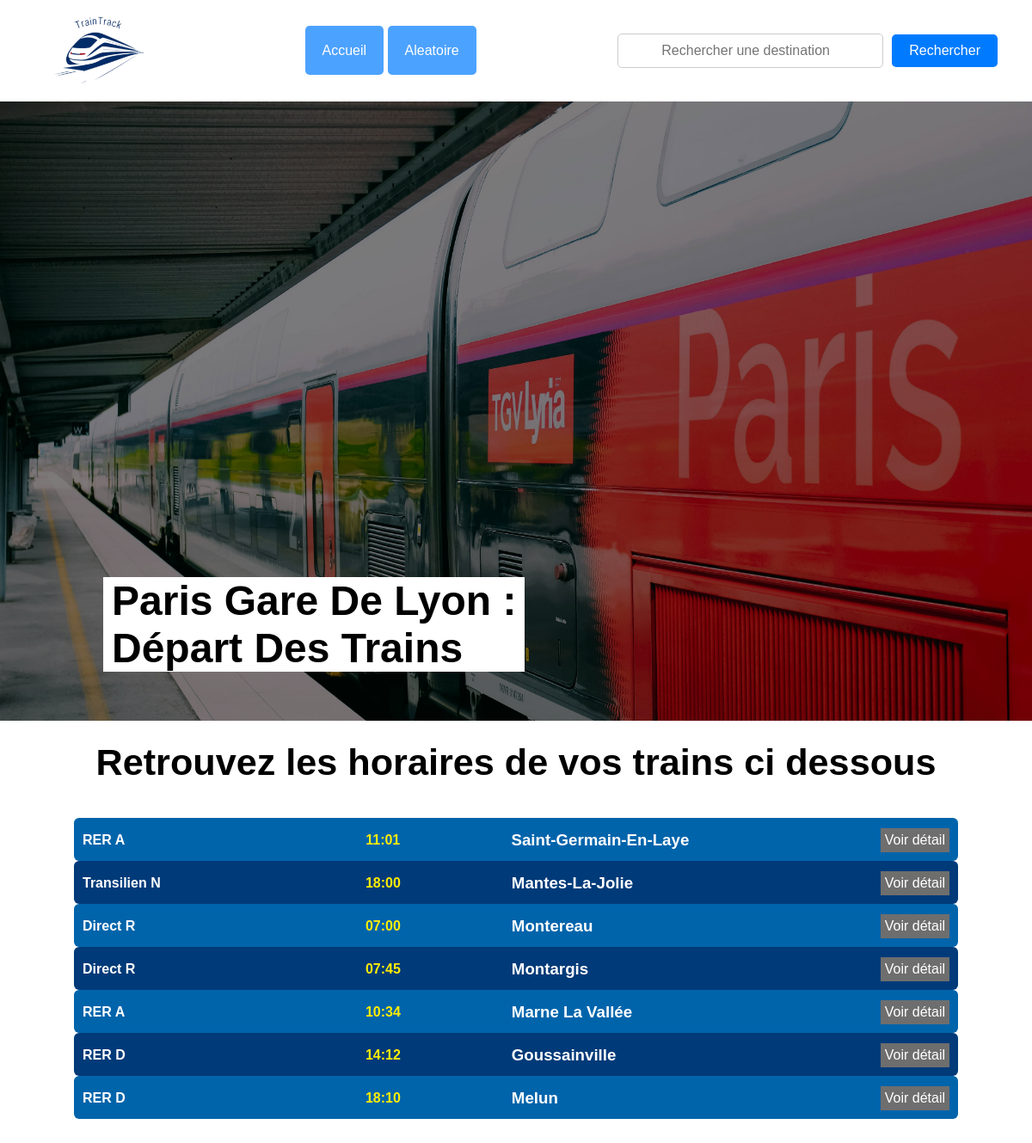
The page / on the database its author committed.
### traindetail/models.py (models this page shows, shortened)
class Train(models.Model):
    nom = models.CharField(max_length=100)
    slug = models.SlugField(max_length=128)
    ligne = models.CharField(max_length=100)
    type = models.CharField(max_length=50)
    heure_depart = models.TimeField()
    heure_arrivee = models.TimeField()
    duree_trajet = models.DurationField()
    destination = models.CharField(max_length=100)
    detail_trajet = models.ImageField(upload_to="detail", blank=True, null=True)

### traindetail/views.py (the view)
# urls.py: path('', index, name='index'),
def index(request):
    train = Train.objects.all()
    return render(request, 'traindetail/index.html', context={'train': train})

### traindetail/templates/traindetail/index.html
{% extends 'base.html' %}
{% block content %}
<main>
    <div class="home">
        <img src="/media/detail/bg.jpg" alt="">
        <h1>Paris Gare De Lyon : <br>Départ Des Trains</h1>
    </div>
    <h2>Retrouvez les horaires de vos trains ci dessous</h2>
    <div class="tableau">
        {% for train in train %}
        <div class="train">
            <h4>{{ train.nom }} {{ train.ligne }}</h4>
            <p>{{ train.heure_depart }}</p>
            <h3>{{ train.destination }}</h3>
            <a href="{% url 'train' train.slug %}">Voir détail</a>
        </div>
        {% endfor %}
    </div>
</main>
{% endblock %}

### templates/base.html (shortened to what this page needs)
{% load static %}
<!DOCTYPE html>
<html lang="en">
<head>
    <link rel="stylesheet" href="{% static 'css/styles.css' %}">
    <link rel="stylesheet" href="https://cdnjs.cloudflare.com/ajax/libs/font-awesome/6.5.2/css/all.min.css" />
</head>
<body>
<header>
    <a href="{% url 'index' %}">
        <img src="/media/detail/logo-django.png" alt="logo">
    </a>
    <nav>
        <a href="{% url 'index' %}">Accueil</a>
        <a href="{% url 'random_train' %}">Aleatoire</a>
    </nav>
    <form action="{% url 'destination_search' %}" method="GET">
        <input type="text" name="destination" placeholder="Rechercher une destination">
        <button type="submit">Rechercher</button>
    </form>
</header>
{% block content %}
{% endblock %}
</body>
</html>

### traindetail/static/css/styles.css (style rules this page uses)
:root { --font-default: 'Kumbh Sans', sans-serif; }
body { margin: 0; padding: 0; }
* { font-family: var(--font-default); margin: 0; padding: 0; }
header { padding: 0 40px; display: flex; justify-content: space-between; align-items: center; }
header nav a { text-decoration: none; color: white; background-color: rgba(0, 123, 255, 0.7); border-radius: 5px; font-weight: 400; font-size: 1rem; padding: 20px 20px; transition: .3s ease; }
header form { display: flex; align-items: center; }
header input[type="text"] { color: #000000; background-color: #ffffff; padding: 10px 50px; font-size: 16px; border: 1px solid #ccc; border-radius: 5px; }
header button { color: #ffffff; background-color: #007bff; padding: 10px 20px; font-size: 16px; border: none; border-radius: 5px; margin-left: 10px; cursor: pointer; }
header img { width: 150px; }
.home { width: 100%; }
.home img { width: 100%; height: 90vh; object-fit: cover; position: relative; filter: brightness(50%); }
.home h1 { position: absolute; top: 50%; left: 10%; background-color: white; padding: 0 10px; font-size: 3rem; }
main h2 { text-align: center; font-size: 2.7rem; margin: 20px; }
.tableau { padding: 20px; margin: 20px; }
.train { display: flex; justify-content: space-between; align-items: center; color: white; width: 90%; border-radius: 6px; text-align: left; margin: auto; padding: 10px; }
.train:nth-child(odd) { background-color: #0064AB; border-top: 2px solid #0064AB; }
.train:nth-child(even) { background-color: #003A79; border-top: 2px solid #003A79; }
.train h4 { width: 200px; }
.train p { color: #FFED04; font-weight: 800; }
.train h3 { width: 300px; }
.train a { text-decoration: none; background-color: rgb(110, 110, 110); color: white; padding: 5px; }

### rows shown on the page
Train: nom "RER", ligne "A", heure_depart "11:01", destination "Saint-Germain-En-Laye"
Train: nom "Transilien", ligne "N", heure_depart "18:00", destination "Mantes-La-Jolie"
Train: nom "Direct", ligne "R", heure_depart "07:00", destination "Montereau"
Train: nom "Direct", ligne "R", heure_depart "07:45", destination "Montargis"
Train: nom "RER", ligne "A", heure_depart "10:34", destination "Marne La Vallée"
Train: nom "RER", ligne "D", heure_depart "14:12", destination "Goussainville"
Train: nom "RER", ligne "D", heure_depart "18:10", destination "Melun"
